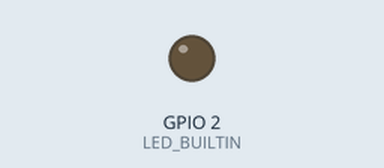
Recording of a sketch running on a simulated ESP8266 (NodeMCU). Shown: output pins drawn as LEDs (lit = HIGH, except the on-board LED, lit = LOW). WiFi joins after 1.5 s; servers stay silent unless stated; what the sketch prints to the serial monitor is not drawn.

Above: at 6.55 s.
Timing chart, 0 to 11.1 s (numbered marks = the images above):
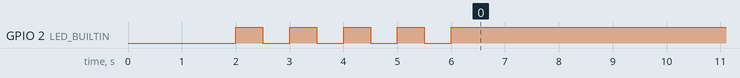

The sketch:

arduino_water_sensor.ino
```cpp
#include <time.h>

#include <ESP8266WiFi.h>
#include <ESP8266mDNS.h>
#include <WiFiUdp.h>
#include <ArduinoOTA.h>

#ifndef STASSID
#define STASSID "ssid"
#define STAPSK  "wifi-password"
#endif

const char* ssid = STASSID;
const char* password = STAPSK;

int setupWifi() {
    Serial.begin(115200);
    Serial.println("Booting");
    WiFi.mode(WIFI_STA);
    WiFi.begin(ssid, password);
    while (WiFi.waitForConnectResult() != WL_CONNECTED) {
        Serial.println("Connection Failed! Rebooting...");
        //delay(5000);
        //ESP.restart();
        return 1;
    }

    // Port defaults to 8266
    // ArduinoOTA.setPort(8266);

    // Hostname defaults to esp8266-[ChipID]
    // ArduinoOTA.setHostname("myesp8266");

    // No authentication by default
    // ArduinoOTA.setPassword("admin");

    // Password can be set with it's md5 value as well
    // MD5(admin) = 21232f297a57a5a743894a0e4a801fc3
    // ArduinoOTA.setPasswordHash("21232f297a57a5a743894a0e4a801fc3");

    ArduinoOTA.onStart([]() {
            String type;
            if (ArduinoOTA.getCommand() == U_FLASH) {
            type = "sketch";
            } else { // U_SPIFFS
            type = "filesystem";
            }

            // NOTE: if updating SPIFFS this would be the place to unmount SPIFFS using SPIFFS.end()
            Serial.println("Start updating " + type);
            });
    ArduinoOTA.onEnd([]() {
            Serial.println("\nEnd");
            });
    ArduinoOTA.onProgress([](unsigned int progress, unsigned int total) {
            Serial.printf("Progress: %u%%\r", (progress / (total / 100)));
            });
    ArduinoOTA.onError([](ota_error_t error) {
            Serial.printf("Error[%u]: ", error);
            if (error == OTA_AUTH_ERROR) {
            Serial.println("Auth Failed");
            } else if (error == OTA_BEGIN_ERROR) {
            Serial.println("Begin Failed");
            } else if (error == OTA_CONNECT_ERROR) {
            Serial.println("Connect Failed");
            } else if (error == OTA_RECEIVE_ERROR) {
            Serial.println("Receive Failed");
            } else if (error == OTA_END_ERROR) {
            Serial.println("End Failed");
            }
            });
    ArduinoOTA.begin();
    Serial.println("Ready");
    Serial.print("IP address: ");
    Serial.println(WiFi.localIP());
    return 0;
}


int g_cancelblinks = 0;
//numBlinks of -1 means blink until g_cancelblinks is set
void blinkLed(int onTimeMs, int offTimeMs, int numBlinks)
{
    if(numBlinks)
    {
        //blink indefinitely
        while(!g_cancelblinks && numBlinks)
        {
            if(numBlinks > 0)
            {
                numBlinks--;
            }

            digitalWrite(LED_BUILTIN, LOW);   // Turn the LED on (Note that LOW is the voltage level
            // but actually the LED is on; this is because
            // it is active low on the ESP-01)
            delay(onTimeMs);                      // Wait for a second
            digitalWrite(LED_BUILTIN, HIGH);  // Turn the LED off by making the voltage HIGH
            delay(offTimeMs);                      // Wait for two seconds (to demonstrate the active low LED)
        }
    }
    g_cancelblinks = 0;
}

void setup() {
    // put your setup code here, to run once:
    // initialize digital pin LED_BUILTIN as an output.
    pinMode(LED_BUILTIN, OUTPUT);
    if(setupWifi() == 0)
    {
        blinkLed(500, 500, 5);
    }
    else
    {
        blinkLed(500, 500, 2);
    }
}

// the loop function runs over and over again forever
void loop() {
    ArduinoOTA.handle();
    static int flag = 1;
    delay(5000);
    if(flag)
    {
        blinkLed(1000, 1000, 5);
        flag = 0;
    }
    else
    {
        delay(1000);
    }
}
```

Measured:
- by itself, GPIO 2 (LED_BUILTIN): goes 3 × (LOW 0.50 s, HIGH 0.50 s), LOW 0.50 s, HIGH 5.5 s, 4 × (LOW 1.0 s, HIGH 1.0 s), LOW 1.0 s, then HIGH
